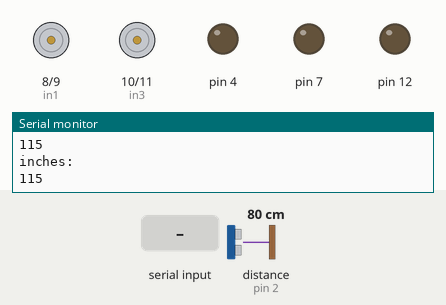
The sketch below on a simulated Arduino Uno, built with avr-gcc and run on an emulated ATmega328P. Parts: motor-driver pin pairs drawn as motors (green arrow = first pin HIGH = forward, orange = second pin HIGH = backward, longer = more drive, scaled by the enable pin), output pins drawn as LEDs (lit = HIGH), the last lines printed to the serial monitor. Wiring (inferred from the names in the program): ultrasonic range finder: trigger pin 3; echo pin 2. The inputs (shaded band) are chosen by the test bench; at power-on: distance to the obstacle (sensor on pin 2) 80 cm. The echo pulse lasts 58.3 µs per cm; pins used as bus, display or sensor lines are not drawn.

Above: at 2.2 s.
2.3 s: "F" received over Serial
At 2.7 s:
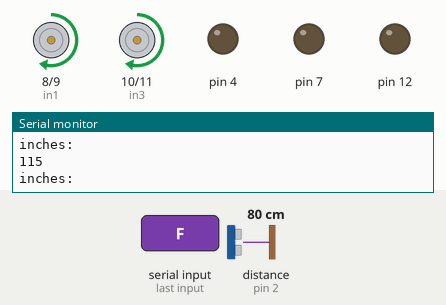
3.8 s: distance to the obstacle (sensor on pin 2) set to 250 cm
At 5.2 s:
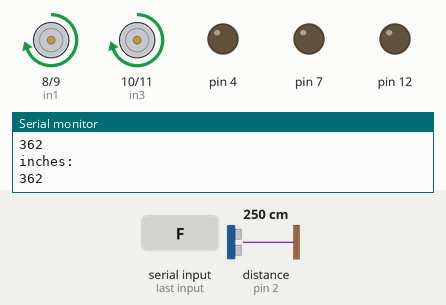
5.5 s: "B" received over Serial
At 6.1 s:
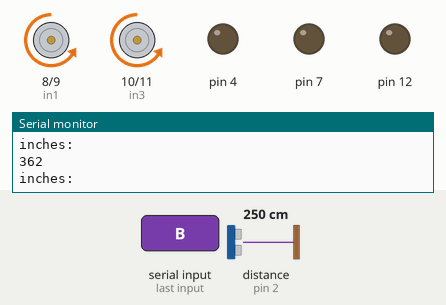
7.0 s: "L" received over Serial
At 7.7 s:
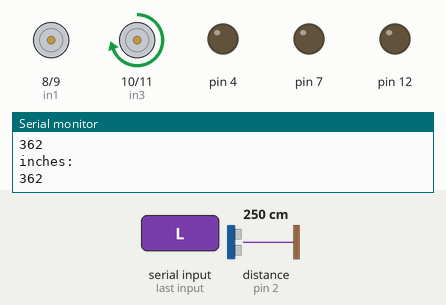
8.5 s: distance to the obstacle (sensor on pin 2) set to 2 cm
At 9.3 s:
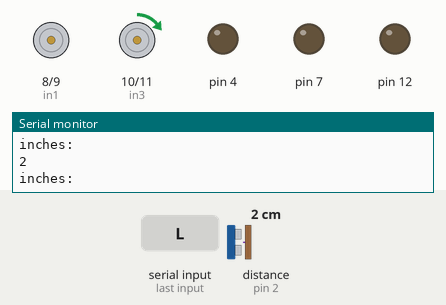
10.0 s: "R" received over Serial
At 10.7 s:
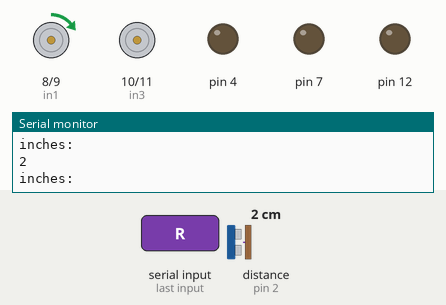
Timing chart, 0 to 12.5 s (numbered marks = the images above; inputs shaded):
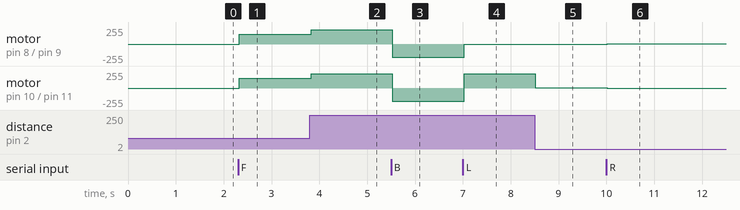

The sketch:

Automatic_Speed_Control_and_Accident_Avoidence_System.ino
```cpp
#define trigpin 3 // digital pin 4
#define echopin 2 // digital pin 3

//#define IR_Sensor A1 /*D2 IR pin defined*/
//#define LED A2       /*D3 LED Pin defined*/

char t;
int ena = 6;
int enb = 5;
//int IR;             /*Variable that will store IR output status*/


int in1 = 8;
int in2 = 9;
int in3 = 10;
int in4 = 11;

//int sensor = 13;///////////////////////////////////////////

float distancem;
void setup()
{
Serial.begin(9600);
pinMode(trigpin, OUTPUT);
pinMode(echopin, INPUT);

  pinMode(ena, OUTPUT);
  pinMode(enb, OUTPUT);

  pinMode(in1, OUTPUT);
  pinMode(in2, OUTPUT);
  pinMode(in3, OUTPUT);
  pinMode(in4, OUTPUT);
  pinMode(4, OUTPUT);
  pinMode(7, OUTPUT);
  pinMode(12, OUTPUT);

//  pinMode(A0,INPUT);  // 10k Potentiometer

//pinMode(IR_Sensor, INPUT);   /*IR Pin D2 defined as Input*/
//pinMode(LED, OUTPUT);        /*D3 pin for LED is set as Output*/

//  pinMode(sensor,INPUT);////////////////////////////

 analogWrite(ena, 0);
 analogWrite(enb, 0);
 delay(1000);
}

void loop()
{
if(Serial.available()){
  t = Serial.read();
  Serial.println(t);
}

//
 // IR=digitalRead(IR_Sensor);  /*digital read function to check IR pin status*/
  //if(IR==LOW)
  //{

 // delay(5000);            /*If sensor detect any reflected ray*/
 // digitalWrite(LED, HIGH);   /*LED will turn ON*/
  //delay(10000);
//}
//else {
 // IR=digitalRead(IR_Sensor);
 // if(IR<=HIGH){
 // digitalWrite(LED,LOW);  /*if no reflection detected LED will remain OFF*/
 // while(0){
  //}
 // }
//}
//}

///////////////////////////
//  {
 // int s=analogRead(A0); // 10k Potentiometer
 // int z=map(s,0,1024,0,255);
 // Serial.println(z);
//  analogWrite(ConA,z);
 // analogWrite(ConB,z);
//  }
////////////////////////////////////////
///////////////////////////////////
//if(digitalRead(sensor)==1)
//{
//digitalWrite(ena,HIGH);
//digitalWrite(enb,HIGH);
//}
//else
//{
//delay(1000);
//digitalWrite(ena,LOW);
//digitalWrite(enb,LOW);
//}
/////////////////////////////////
 int duration, distance;
 digitalWrite(trigpin, HIGH);

delayMicroseconds(1000);
digitalWrite(trigpin, LOW);


duration = pulseIn(echopin,HIGH);

distance = ( duration / 2) / 20.1;
Serial.println("inches:");
Serial.println(distance);

distance = map(distance, 0 , 197, 0 , 255 );


if(  (distance < 0)   )
{
distance = 0;
} else
if(  (distance >= 0) && (distance <= 40, t == 'X')  ) //Stop
{
  analogWrite(ena, 0);
 analogWrite(enb, 0);
    digitalWrite(in1, LOW);
  digitalWrite(in2, LOW);
  digitalWrite(in3, LOW);
  digitalWrite(in4, LOW);
}

 else

if(  distance > 40,t == 'F'  ) //Forward
{
  analogWrite(ena, distance);
 analogWrite(enb, distance);
    digitalWrite(in1, HIGH);
  digitalWrite(in2, LOW);
  digitalWrite(in3, HIGH);
  digitalWrite(in4, LOW);
}
 else

if(  t == 'B'  ) //Reverce
{
  analogWrite(ena, 197);
 analogWrite(enb, 197);
    digitalWrite(in1, LOW);
  digitalWrite(in2, HIGH);
  digitalWrite(in3, LOW);
  digitalWrite(in4, HIGH);
}
 else

if(  distance > 40,t == 'L'  ) // Left rotate
{
  analogWrite(ena, distance);
 analogWrite(enb, distance);
    digitalWrite(in1, LOW);
  digitalWrite(in2, LOW);
  digitalWrite(in3, HIGH);
  digitalWrite(in4, LOW);
}
 else

if(  distance > 40,t == 'R'  ) //Right rotect
{
  analogWrite(ena, distance);
 analogWrite(enb, distance);
    digitalWrite(in1, HIGH);
  digitalWrite(in2, LOW);
  digitalWrite(in3, LOW);
  digitalWrite(in4, LOW);
}

else if(t == 'W'){    //Front Light turn on or off
digitalWrite(4,HIGH);
}
else if(t == 'w'){
digitalWrite(4,LOW);
}

else if(t ==  'U'){    //Back Light turn on or off
digitalWrite(7,HIGH);
}
else if(t == 'u'){
digitalWrite(7,LOW);
}

else if(t ==  'V'){    //Horn turn on or off
digitalWrite(12,HIGH);
}
else if(t == 'v'){
digitalWrite(12,LOW);
}
}
```

Measured:
- after the input at 2.3 s, motor on pin 8 (in1) / pin 9 (in2), motor on pin 10 (in3) / pin 11 (in4): stopped → forward 148/255 at once
- after the input at 3.8 s, motor on pin 8 (in1) / pin 9 (in2), motor on pin 10 (in3) / pin 11 (in4): forward 148/255 → forward 212/255 at once
- after the input at 5.5 s, motor on pin 8 (in1) / pin 9 (in2), motor on pin 10 (in3) / pin 11 (in4): forward 212/255 → backward 197/255 at once
- after the input at 7.0 s, motor on pin 8 (in1) / pin 9 (in2): backward 197/255 → stopped at once; motor on pin 10 (in3) / pin 11 (in4): backward 197/255 → forward 212/255 at once
- after the input at 8.5 s, motor on pin 10 (in3) / pin 11 (in4): forward 212/255 → forward 2/255 at once
- after the input at 10.0 s, motor on pin 8 (in1) / pin 9 (in2): stopped → forward 2/255 at once; motor on pin 10 (in3) / pin 11 (in4): forward 2/255 → stopped at once
